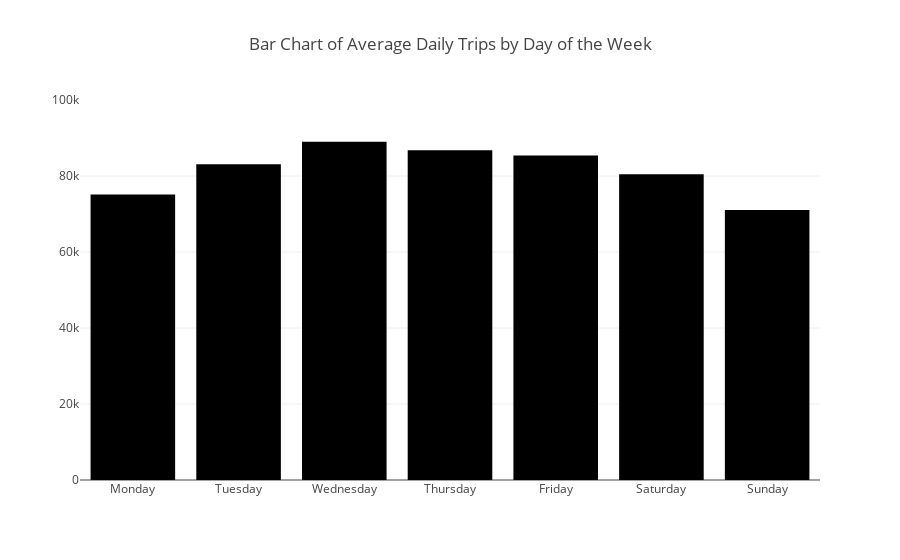

The notebook cell saved with this chart:
### Code cell
# Plot
fig_dow = go.Figure(go.Bar(x=avg_trips['day_of_week'], y=avg_trips['trip_count']))
# Add figure title
fig_dow.update_layout(
    title_text="Bar Chart of Average Daily Trips by Day of the Week",
    yaxis_range=[0, 100000]  
)
fig_dow.show()

### Figure 1 — Plotly figure (JSON) as saved in the notebook; plotly's stock layout.template omitted (floating-point values rounded to 4 significant figures)
{"data": [{"type": "bar", "x": ["Monday", "Tuesday", "Wednesday", "Thursday", "Friday", "Saturday", "Sunday"], "y": [75110.0, 83070.0, 89000.0, 86800.0, 85410.0, 80460.0, 71060.0]}], "layout": {"title": {"text": "Bar Chart of Average Daily Trips by Day of the Week"}, "yaxis": {"range": [0, 100000]}}}
